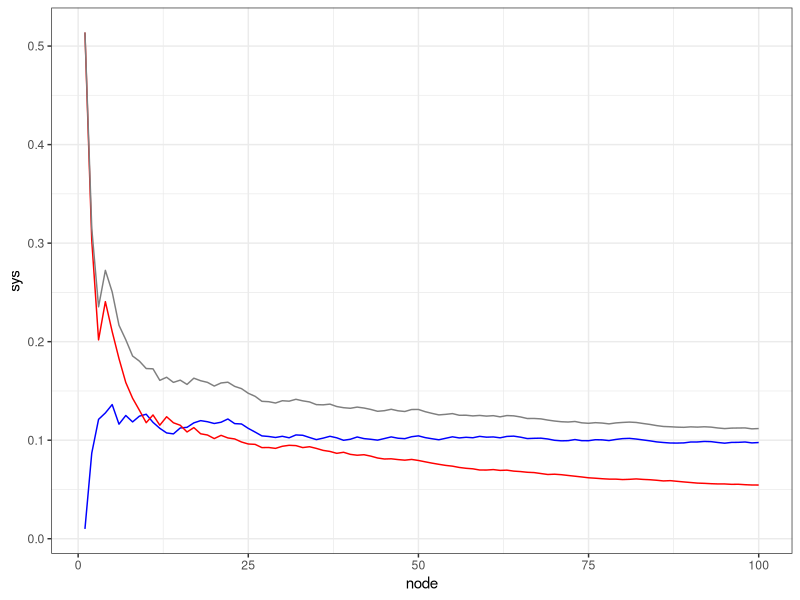

Write R code to recreate this figure.
## ---- chunk 1
library(knitr)
library(dplyr)
opts_chunk$set(echo = FALSE)
## ---- chunk 2
exdf <- data.frame(node = 1:3, height = 6:4, height_u = c(2.5, 2.5, 1.5),
                   height_u_r = c(2, 2, 1))

exdf %>% 
  kable()
## ---- chunk 3
exdf2 <- data.frame(node = as.character(1:3), height = 6:4, height_u = c(2.5, 2.5, 1.5),
                   height_u_r = c(2, 2, 1), height_u_s = c(1.5, 1.5, 1.118), 
                   stringsAsFactors = FALSE)

exdf2 %>% 
  kable()
## ---- chunk 4
exdf_agg <- exdf2 %>% 
  summarize(height = mean(height), height_u_s = mean(height_u_s),
            height_u_r = 1 / 3 * sqrt(sum(height_u_r^2))) %>% 
  mutate(node = "mean", height_u = sqrt(height_u_r^2 + height_u_s^2))


exdf2 %>% 
  rbind(exdf_agg) %>% 
  kable(digits = 3)
## ---- chunk 5
sysvec <- runif(100, 0, 0.2)
randvec <- runif(100)
totvec <- sqrt(sysvec^2 + randvec^2)

errvec <- rnorm(100, 0, randvec) + rnorm(1) * sysvec

cumsys <- cumsum(sysvec) / 1:100
cumrand <- sqrt(cumsum(randvec^2)) / 1:100
cumtot <- sqrt(cumrand^2 + cumsys^2)
cumerr <- cumsum(errvec) / 1:100

plotdf <- data.frame(node = 1:100, sys = cumsys, 
                     rand = cumrand, tot = cumtot, err = cumerr)

library(ggplot2)
plotdf %>% 
  ggplot(aes(x = node)) + 
  geom_line(aes(y = sys), color = "blue") + 
  geom_line(aes(y = rand), color = "red") + 
  geom_line(aes(y = tot), color = "gray50") +
  theme_bw()


